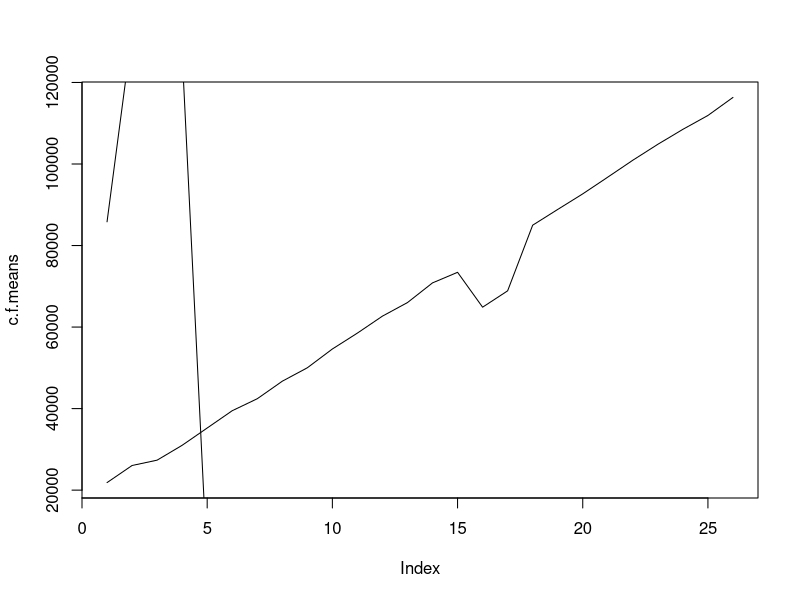
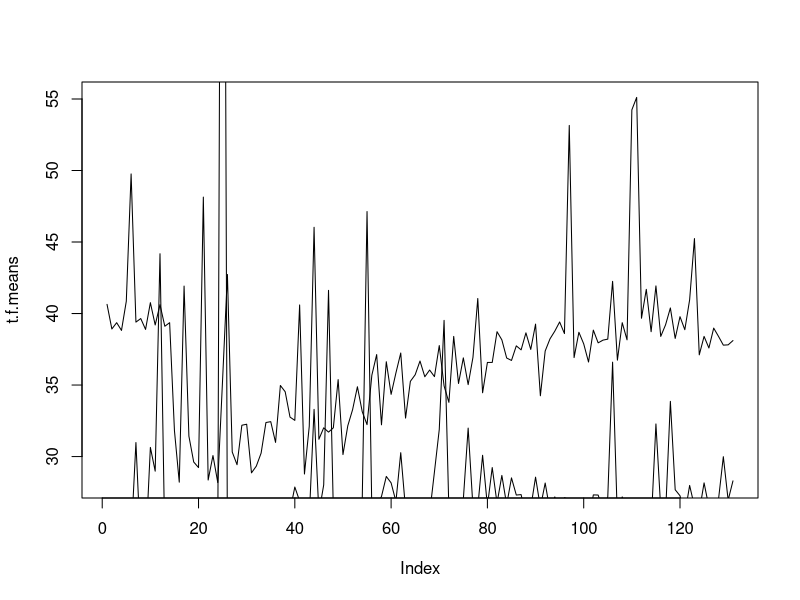
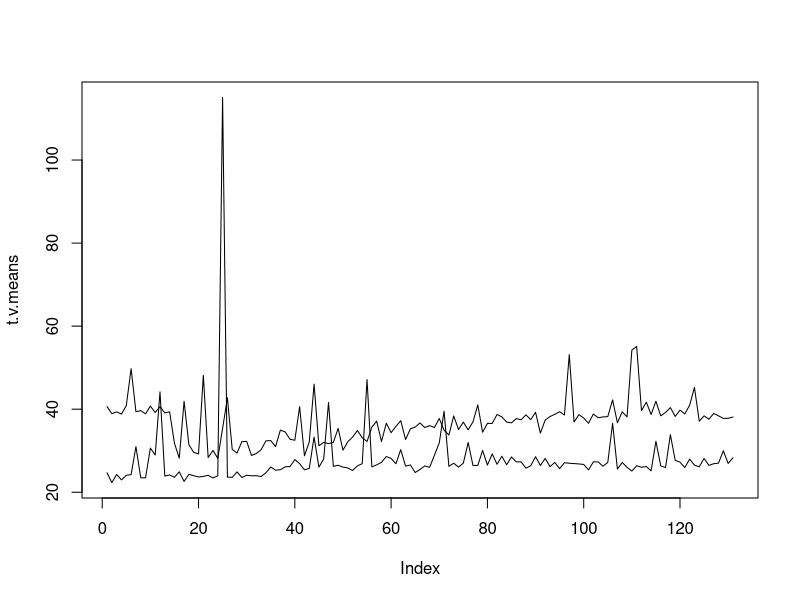
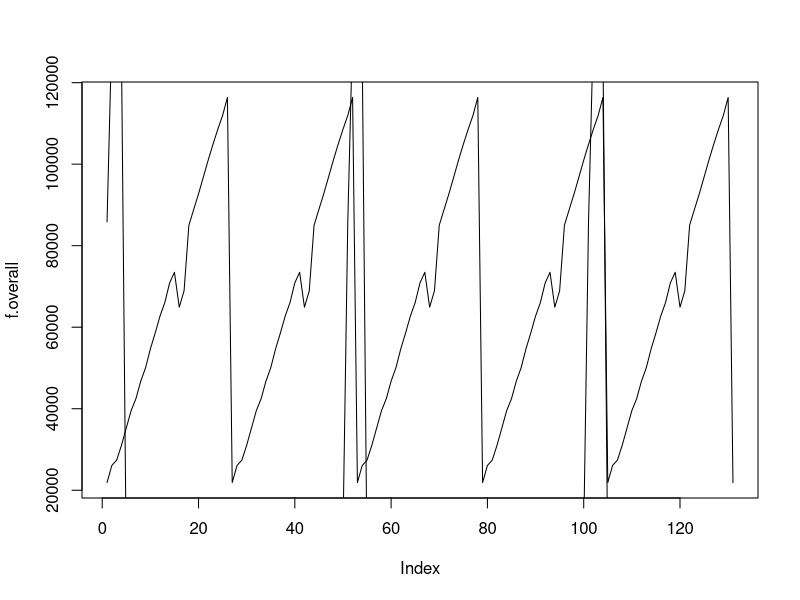

R code for these plots, in order:
copy.fftwpp <- read.csv("fftwppdatacopy.csv")
trns.fftwpp <- read.csv("fftwpptransformation.csv")
copy.vulkan <- read.csv("vulkandatacopy.csv")
trns.vulkan <- read.csv("vulkantransformation.csv")

c.f.means <- colMeans(copy.fftwpp)
c.v.means <- colMeans(copy.vulkan)
t.f.means <- colMeans(trns.fftwpp)
t.v.means <- colMeans(trns.vulkan)

f.overall <- c.f.means + t.f.means
v.overall <- c.v.means + t.v.means

#par(mfrow=c(1,1))

plot(c.f.means,type='l')
lines(c.v.means)

plot(t.f.means,type='l')
lines(t.v.means)

plot(t.v.means,type='l')
lines(t.f.means)

plot(f.overall, type = 'l')
lines(v.overall)
